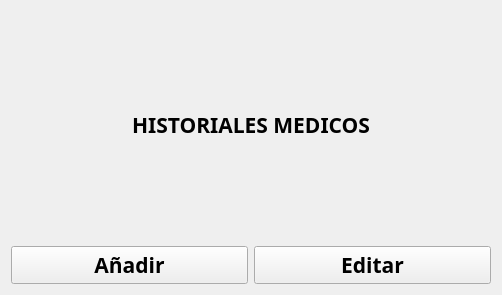
<?xml version="1.0" encoding="UTF-8"?>
<ui version="4.0">
 <class>Tercera_vista</class>
 <widget class="QWidget" name="Tercera_vista">
  <property name="geometry">
   <rect>
    <x>0</x>
    <y>0</y>
    <width>502</width>
    <height>295</height>
   </rect>
  </property>
  <property name="windowTitle">
   <string>Form</string>
  </property>
  <layout class="QGridLayout" name="gridLayout">
   <item row="0" column="0">
    <layout class="QVBoxLayout" name="verticalLayout">
     <item>
      <widget class="QLabel" name="label">
       <property name="font">
        <font>
         <family>Berlin Sans FB Demi</family>
         <pointsize>16</pointsize>
         <weight>75</weight>
         <bold>true</bold>
        </font>
       </property>
       <property name="text">
        <string>&lt;html&gt;&lt;head/&gt;&lt;body&gt;&lt;p align=&quot;center&quot;&gt;&lt;span style=&quot; font-size:16pt;&quot;&gt;HISTORIALES MEDICOS&lt;/span&gt;&lt;/p&gt;&lt;/body&gt;&lt;/html&gt;</string>
       </property>
      </widget>
     </item>
     <item>
      <layout class="QHBoxLayout" name="horizontalLayout">
       <item>
        <widget class="QPushButton" name="pushButtonAdd">
         <property name="font">
          <font>
           <family>Berlin Sans FB Demi</family>
           <pointsize>16</pointsize>
           <weight>75</weight>
           <bold>true</bold>
          </font>
         </property>
         <property name="cursor">
          <cursorShape>PointingHandCursor</cursorShape>
         </property>
         <property name="text">
          <string>Añadir</string>
         </property>
         <property name="icon">
          <iconset resource="Icons.qrc">
           <normaloff>:/23632_add_user_icon.png</normaloff>:/23632_add_user_icon.png</iconset>
         </property>
         <property name="iconSize">
          <size>
           <width>75</width>
           <height>75</height>
          </size>
         </property>
         <property name="flat">
          <bool>false</bool>
         </property>
        </widget>
       </item>
       <item>
        <widget class="QPushButton" name="pushButtonEdit">
         <property name="font">
          <font>
           <family>Berlin Sans FB Demi</family>
           <pointsize>16</pointsize>
           <weight>75</weight>
           <bold>true</bold>
          </font>
         </property>
         <property name="cursor">
          <cursorShape>PointingHandCursor</cursorShape>
         </property>
         <property name="text">
          <string>Editar</string>
         </property>
         <property name="icon">
          <iconset resource="Icons.qrc">
           <normaloff>:/88361_adwords_editor_icon.png</normaloff>:/88361_adwords_editor_icon.png</iconset>
         </property>
         <property name="iconSize">
          <size>
           <width>75</width>
           <height>75</height>
          </size>
         </property>
         <property name="flat">
          <bool>false</bool>
         </property>
        </widget>
       </item>
      </layout>
     </item>
    </layout>
   </item>
  </layout>
 </widget>
 <resources>
  <include location="Icons.qrc"/>
 </resources>
 <connections/>
</ui>
